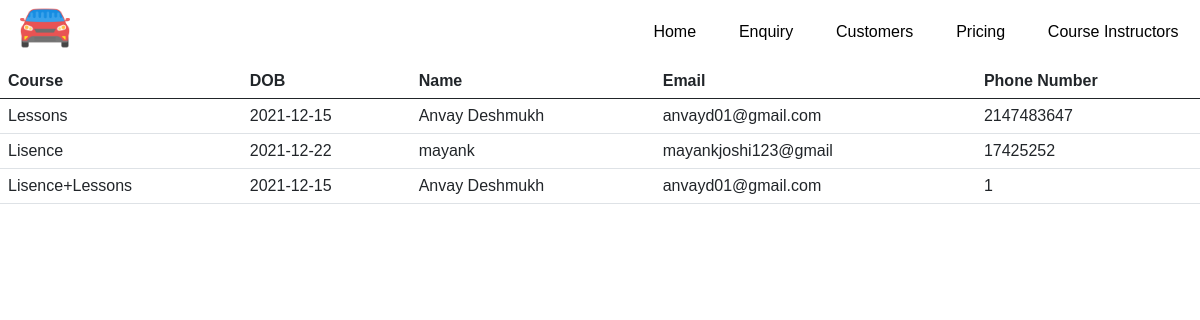
Page /mini_project-master/batches.php on the committed database.
### tables this page shows
CREATE TABLE `course` (
  `id` int(11) NOT NULL,
  `name` varchar(50) NOT NULL,
  `email` varchar(20) NOT NULL,
  `date_of_birth` varchar(20) NOT NULL,
  `course` varchar(20) NOT NULL,
  `phone` int(10) NOT NULL
);

### mini_project-master/batches.php (the view, shortened to what this page needs)
     <link href="https://cdn.jsdelivr.net/npm/bootstrap@5.0.2/dist/css/bootstrap.min.css" rel="stylesheet">
     <link rel="stylesheet" type="text/css" href="course.css">
<?php
include_once('header.php');
include("connection.php");
$query="SELECT * FROM `course`";
$data=mysqli_query($connect,$query);
$total=mysqli_num_rows($data);
if($total !=0)
{
	?>
	<table>
	 <table class="table">
   			 <thead>
      	<tr>
        <th>Course</th>
		<th>DOB</th>
		<th>Name</th>
		<th>Email</th>
		<th>Phone Number</th>
      	</tr>
   	 	</thead>
		<?php
	while($result=mysqli_fetch_assoc($data))
	{
       echo "<tr class='success'>
		      <td>".$result["course"]."</td>
		      <td>".$result["date_of_birth"]."</td>
		      <td>".$result["name"]."</td>
			  <td>".$result["email"]."</td>
			  <td>".$result["phone"]."</td>
     </tr>";
	}
}
?>
</table>

### mini_project-master/header.php (shortened to what this page needs)
<nav>
        <div class="logo">
          <img class="devimg" src="car icon.png">
        </div>
          <ul class="nav-links">
            <li><a href="index.php">Home</a></li>
            <li><a href="batches.php">Enquiry</a></li>
            <li><a href="drivers.php">Customers</a></li>
            <li><a href="sign-up.php">Pricing</a></li>
            <li><a href="Course-Instructor.php">Course Instructors</a></li>
             </ul>
      </nav>

### mini_project-master/course.css (style rules this page uses)
* { margin: 0px; padding: 0px; box-sizing: border-box; font-family: "Poppins", sans-serif; }
nav { display: flex; height: 8vh; background: #fff; }
.devimg { width: 50px; height: 50px; margin-left: 20px; margin-top: 3px; }
.nav-links { display: flex; list-style: none; width: 50%; height: 100%; justify-content: space-around; align-items: center; margin-left: auto; }
.nav-links li a { font-weight: 400; color: #000; text-decoration: none; font-size: 16px; }

### rows in the picture
course: course "Lessons", date_of_birth "2021-12-15", name "Anvay Deshmukh", email "anvayd01@gmail.com", phone "2147483647"
course: course "Lisence", date_of_birth "2021-12-22", name "mayank", email "mayankjoshi123@gmail", phone "17425252"
course: course "Lisence+Lessons", date_of_birth "2021-12-15", name "Anvay Deshmukh", email "anvayd01@gmail.com", phone "1"
